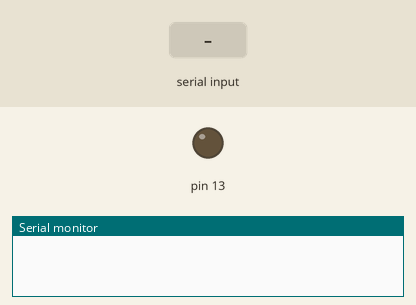
Simulated run of this sketch. Board: Arduino Uno, built with avr-gcc and run on an emulated ATmega328P. On the bench: output pins drawn as LEDs (lit = HIGH), the last lines printed to the serial monitor. The test bench sets the inputs (shaded band).

Above: at 1.2 s.
1.3 s: "z" received over Serial
At 1.7 s:
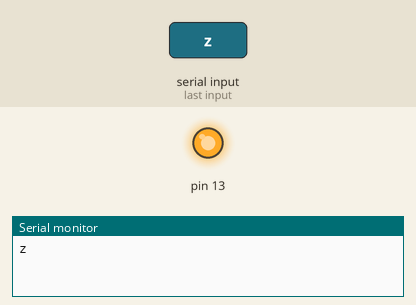
4.3 s: "v" received over Serial
At 5.2 s:
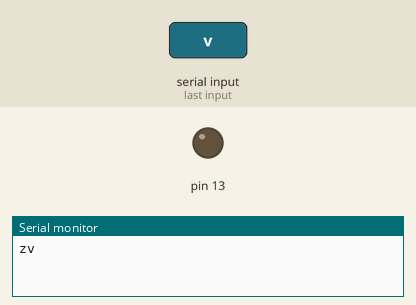
Timing chart, 0 to 7.3 s (numbered marks = the images above; inputs shaded):
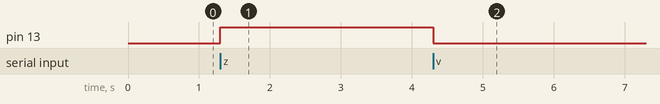

Measured:
- after the input at 1.3 s, pin 13: LOW → HIGH at once
- after the input at 4.3 s, pin 13: HIGH → LOW at once

The sketch:

serialLedOnOff.ino
```cpp
/*
   Example led (on/off) by serial communication
   Created by Jaroslav Páral
   RoboticsCamp 2016
   RoboticsBrno
   www.robotikabrno.cz

   Popis:
   Ovladani ledky pomoci seriove linky.
 */

void setup()
{
  pinMode(LED_BUILTIN, OUTPUT); // nastaveni pinu LED_BUILTIN na vystupni
  Serial.begin(9600); // zapnuti seriove linky
}

char prijimanyZnak; // promena pro prijimani znaku po seriove lince

void loop()
{
  if (Serial.available())
  {
    prijimanyZnak = Serial.read();  // cteni znaku ze seriove linky
    Serial.write(prijimanyZnak);    // odeslani prijateho znaku zpet do PC

    if(prijimanyZnak == 'z' || prijimanyZnak == 'Z') // porovnani prijateho znaku
    {
      // zapnu led kdyz prijde 'z' nebo 'Z'
      digitalWrite(LED_BUILTIN, HIGH);
    }
    else if(prijimanyZnak == 'v' || prijimanyZnak == 'V')
    {
      // zhasnu led kdyz prijde 'v' nebo 'V'
      digitalWrite(LED_BUILTIN, LOW);
    }
  }
}
```
